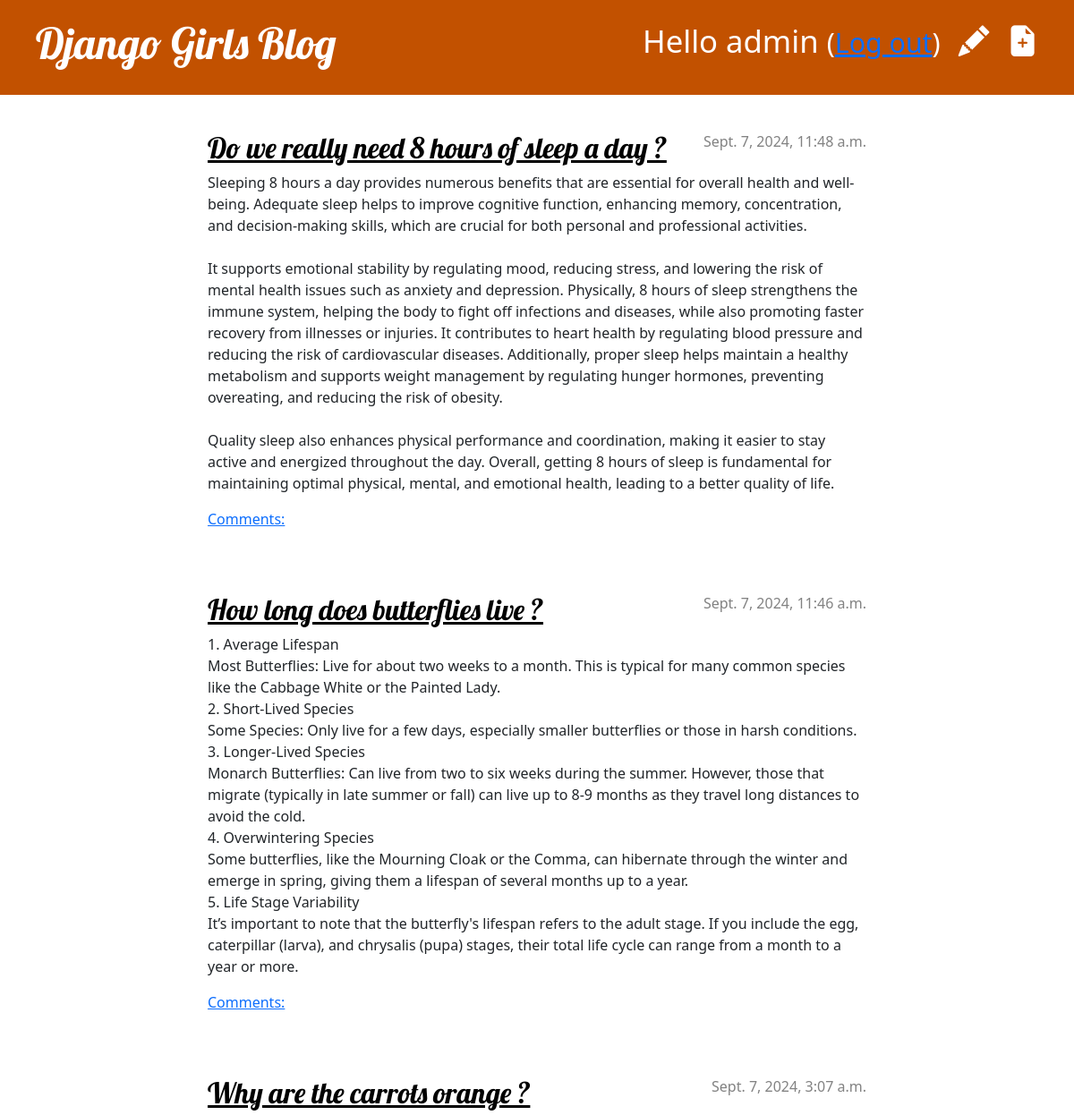
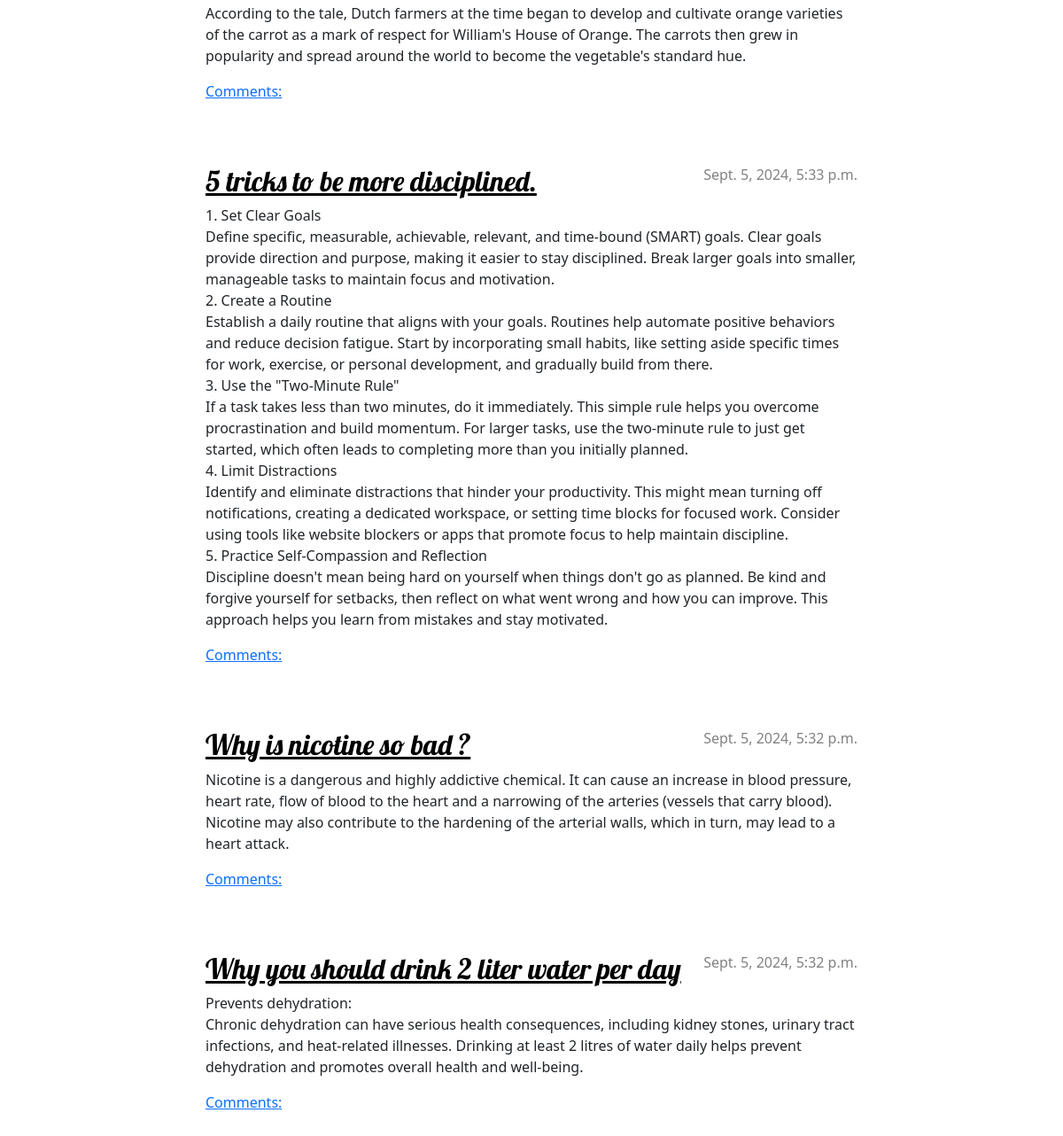
The app's page / (signed in) with its own data (2 pictures, top to bottom).
### blog/models.py (models this page shows, shortened)
class Post(models.Model):
    author = models.ForeignKey(settings.AUTH_USER_MODEL, on_delete=models.CASCADE)
    title = models.CharField(max_length=200)
    text = models.TextField()
    created_date = models.DateTimeField(default=timezone.now)
    published_date = models.DateTimeField(blank=True, null=True)

### blog/views.py (the view)
# urls.py: path('', views.post_list, name='post_list'),
def post_list(request):
    posts = Post.objects.filter(published_date__lte=timezone.now()).order_by('-published_date')
    return render(request, 'blog/post_list.html', {'posts': posts})

### blog/templates/blog/post_list.html
{% extends 'blog/base.html' %}
{% block content %}
    {% for post in posts %}
        <article class="post">
            <time class="date">
                {{ post.published_date }}
            </time>
            <h2><a href="{% url 'post_detail' pk=post.pk %}">{{ post.title }}</a></h2>
            <p>{{ post.text|linebreaksbr }}</p>
            <a href="{% url 'post_detail' pk=post.pk %}">Comments: {{ post.approved_comments.count }}</a>
        </article>
    {% endfor %}
{% endblock %}

### blog/templates/blog/base.html (shortened to what this page needs)
{% load static %}
<!DOCTYPE html>
<html>
    <head>
        <link href="https://cdn.jsdelivr.net/npm/bootstrap@5.3.3/dist/css/bootstrap.min.css" rel="stylesheet">
        <link rel="stylesheet" href="https://cdn.jsdelivr.net/npm/bootstrap-icons@1.11.3/font/bootstrap-icons.min.css">
        <link rel="stylesheet" href="{% static 'css/blog.css' %}">
    </head>
    <body>
        <div class="page-header">
            {% if user.is_authenticated %}
                <a href="{% url 'post_new' %}" class="top-menu"><i class="bi bi-file-earmark-plus-fill"></i></a>
                <a href="{% url 'post_draft_list' %}" class="top-menu"><i class="bi bi-pencil-fill"></i></a>
                <p class="top-menu">Hello {{ user.username }} <small>(<a href="{% url 'logout' %}">Log out</a>)</small></p>
            {% else %}
                <a href="{% url 'login' %}" class="top-menu"><i class="bi bi-lock-fill"></i></a>
            {% endif %}
            <h1><a href="/">Django Girls Blog</a></h1>
        </div>
        <div class="content container">
            <div class="row">
                <div class="col-md-8">
                {% block content %}
                {% endblock %}
                </div>
            </div>
        </div>
    </body>
</html>

### blog/static/css/blog.css (style rules this page uses)
.page-header { background-color: #C25100; margin-top: 0; margin-bottom: 40px; padding: 20px 20px 20px 40px; }
.page-header h1, .page-header h1 a, .page-header h1 a:visited, .page-header h1 a:active { color: #ffffff; font-size: 36pt; text-decoration: none; }
h1, h2, h3, h4 { font-family: 'Lobster', cursive; }
.date { color: #828282; }
.top-menu, .top-menu:hover, .top-menu:visited { color: #ffffff; float: right; font-size: 26pt; margin-right: 20px; }
.post { margin-bottom: 70px; }
.post h2 a, .post h2 a:visited { color: #000000; }
.post > .date, .post > .actions { float: right; }
.row { justify-content: center; }

### records on screen
Post: published_date "Sept. 7, 2024, 11:48 a.m.", title "Do we really need 8 hours of sleep a day ?", text "Sleeping 8 hours a day provides numerous benefits that are essential for overall health and well-being. Adequate sleep helps to improve cognitive function, enhancing memory, concentration, and decision-making skills, which are crucial for both personal and professional activities. It supports emotional stability by regulating mood, reducing stress, and lowering the risk of mental health issues such as anxiety and depression. Physically, 8 hours of sleep strengthens the immune system, helping the body to fight off infections and diseases, while also promoting faster recovery from illnesses or injuries. It contributes to heart health by regulating blood pressure and reducing the risk of…"
Post: published_date "Sept. 7, 2024, 11:46 a.m.", title "How long does butterflies live ?", text "1. Average Lifespan Most Butterflies: Live for about two weeks to a month. This is typical for many common species like the Cabbage White or the Painted Lady. 2. Short-Lived Species Some Species: Only live for a few days, especially smaller butterflies or those in harsh conditions. 3. Longer-Lived Species Monarch Butterflies: Can live from two to six weeks during the summer. However, those that migrate (typically in late summer or fall) can live up to 8-9 months as they travel long distances to avoid the cold. 4. Overwintering Species Some butterflies, like the Mourning Cloak or the Comma, can hibernate through the winter and emerge in spring, giving them a lifespan of several months up to…"
Post: published_date "Sept. 7, 2024, 3:07 a.m.", title "Why are the carrots orange ?", text "According to the tale, Dutch farmers at the time began to develop and cultivate orange varieties of the carrot as a mark of respect for William's House of Orange. The carrots then grew in popularity and spread around the world to become the vegetable's standard hue."
Post: published_date "Sept. 5, 2024, 5:33 p.m.", title "5 tricks to be more disciplined.", text "1. Set Clear Goals Define specific, measurable, achievable, relevant, and time-bound (SMART) goals. Clear goals provide direction and purpose, making it easier to stay disciplined. Break larger goals into smaller, manageable tasks to maintain focus and motivation. 2. Create a Routine Establish a daily routine that aligns with your goals. Routines help automate positive behaviors and reduce decision fatigue. Start by incorporating small habits, like setting aside specific times for work, exercise, or personal development, and gradually build from there. 3. Use the \"Two-Minute Rule\" If a task takes less than two minutes, do it immediately. This simple rule helps you overcome procrastination…"
Post: published_date "Sept. 5, 2024, 5:32 p.m.", title "Why is nicotine so bad ?", text "Nicotine is a dangerous and highly addictive chemical. It can cause an increase in blood pressure, heart rate, flow of blood to the heart and a narrowing of the arteries (vessels that carry blood). Nicotine may also contribute to the hardening of the arterial walls, which in turn, may lead to a heart attack."
Post: published_date "Sept. 5, 2024, 5:32 p.m.", title "Why you should drink 2 liter water per day", text "Prevents dehydration: Chronic dehydration can have serious health consequences, including kidney stones, urinary tract infections, and heat-related illnesses. Drinking at least 2 litres of water daily helps prevent dehydration and promotes overall health and well-being."

### other values on screen
{{ user.username }} "admin"
